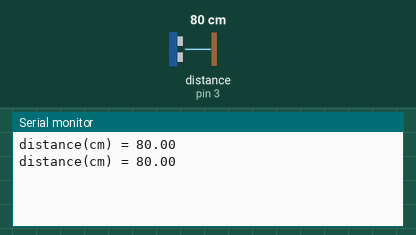
Bench run of a sketch on a simulated Arduino Uno, built with avr-gcc and run on an emulated ATmega328P. Shown: the last lines printed to the serial monitor. Inputs (shaded band) come from the test bench; at power-on: distance to the obstacle (sensor on pin 3) 80 cm.

Above: at 1.8 s.
1.9 s: distance to the obstacle (sensor on pin 3) set to 2 cm
At 2.8 s:
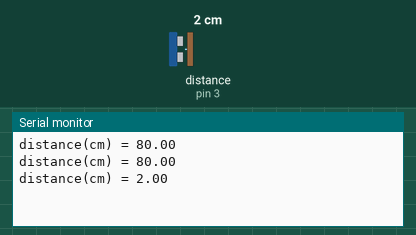
3.4 s: distance to the obstacle (sensor on pin 3) set to 4 cm
At 4.5 s:
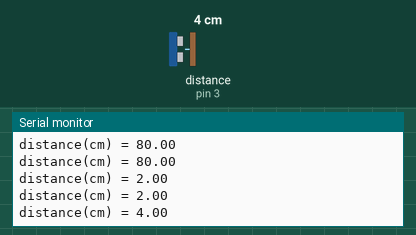
Timing chart, 0 to 6.4 s (numbered marks = the images above; inputs shaded):
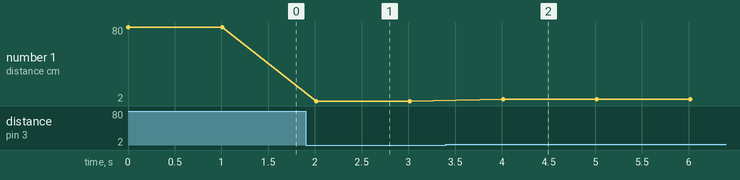

Measured:
- after the input at 1.9 s, the serial monitor: prints a new line after 0.11 s (image 1)
- after the input at 3.4 s, the serial monitor: prints a new line after 0.61 s (image 2)
- plotted number 1: 80 → 2 after the input at 1.9 s, 2 → 4 after the input at 3.4 s

The sketch:

06_Ultrasonic_Distance_Sensor.ino
```cpp
#include <MeMCore.h>

MeUltrasonicSensor ultrasonic(PORT_3);

void setup()
{
  Serial.begin(9600);
}

void loop()
{
  Serial.print("distance(cm) = ");          // Print the results to the serial monitor
  Serial.println(ultrasonic.distanceCm());  // Distance value from 3cm - 400cm
  delay(1000);                                // Wait 50 milliseconds before next measurement
}
```
